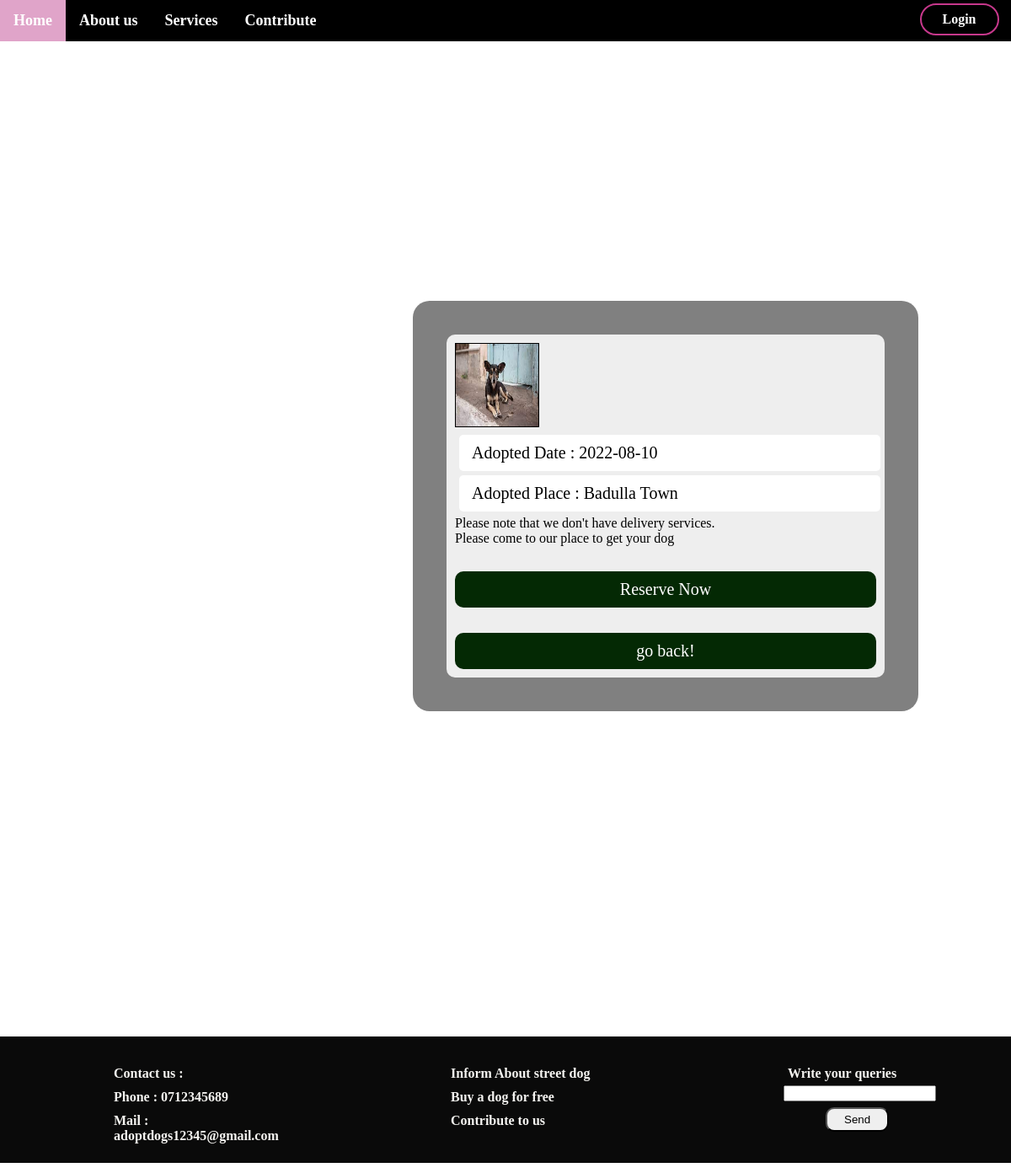
Page /view_dog.php?view=4 on the committed database.
### tables this page shows
CREATE TABLE `adopted_dogs` (
  `Dog_ID` int(100) NOT NULL,
  `Dog_Image` longtext NOT NULL,
  `Adopted_Date` date NOT NULL,
  `Adopted_Place` text NOT NULL
);

### view_dog.php (the view, shortened to what this page needs)
<?php
@include 'configure.php';
$id = $_GET['view'];
?>
<!DOCTYPE html>
<html lang="en">
<head>
   <link rel="stylesheet" href="admin.css">
</head>
<body>
<?php
   include("Navbar.php");
?>
<div class="container-dog">
   <div class="admin-dog-form-container">
      <?php
         $select = mysqli_query($conn, "SELECT * FROM adopted_dogs WHERE Dog_ID = '$id'");
         while($row = mysqli_fetch_assoc($select)){
      ?>
      <form action="" method="post" enctype="multipart/form-data">
         <img src="uploaded_img/<?php echo $row['Dog_Image']; ?>" class="box-image" height="200px" width="200px">
         <p class="box">Adopted Date  : <?php echo $row['Adopted_Date']; ?></p>
         <p class="box">Adopted Place : <?php echo $row['Adopted_Place']; ?></p>
         <p class="em">Please note that we don't have delivery services.<br/>
         <p>Please come to our place to get your dog</p>
         <a href="reserve.php?reserve=<?php echo $row['Dog_ID']; ?>" class="btn">Reserve Now</a></button>
         <a href="User_adopt_table.php" class="btn">go back!</a>
      </form>
      <?php
         };
      ?>
   </div>
</div>
   <?php
    include("footer.php");
   ?>
</body>
</html>

### admin.css (style rules this page uses)
:root { --green:#27ae60; --black:#333; --white:#fff; --bg-color:#eee; --box-shadow:0 .5rem 1rem rgba(0,0,0,.1); --border:.1rem solid var(--black); }
.btn { display: block; width: 100%; cursor: pointer; border-radius: 5px; margin-top: 16px; font-size: 20px; padding:5px 10px; background: var(--green); color:var(--white); text-align: center; }
.container-dog, .container { margin-top: 250px; margin-left: 380px; margin-bottom: 180px; }
.admin-dog-form-container form { margin:0 auto; padding:10px; border-radius: 10px; background: var(--bg-color); }
.admin-dog-form-container form .box { width: 100%; border-radius: 5px; padding:10px 15px; font-size: 20px; margin:5px; background: var(--white); text-transform: none; }
.box-image { height: 100px; width: 100px; border: 1px solid black; align-items: center; }

### dog.css (style rules this page uses)
* { box-sizing: border-box; text-decoration: none; margin: 0; padding: 0; }
.container-dog { display: flex; align-items: center; justify-content: center; min-height: 100vh; }
.admin-dog-form-container { width: 600px; padding: 40px; margin-top: -100px; border-radius: 20px; background-color: grey; }
.btn { display: block; width: 100%; cursor: pointer; border-radius: 10px; margin-top: 30px; font-size: 20px; padding:10px 5px; background: rgb(4, 41, 4); border: none; color:white; text-align: center; }

### rows in the picture
adopted_dogs: Dog_Image (picture), Adopted_Date "2022-08-10", Adopted_Place "Badulla Town"
